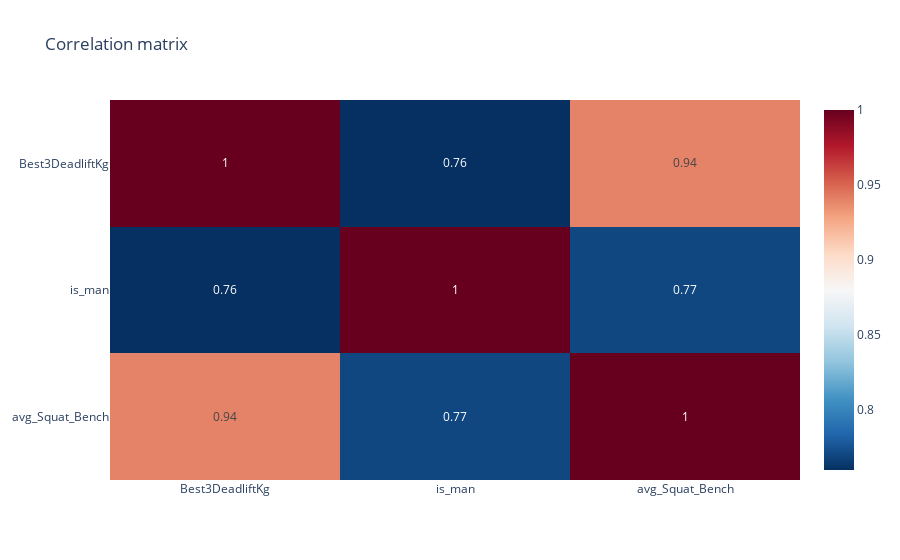

Notebook code cell kept with this figure:
### Markdown cell above
#### Correlation matrix

### Code cell
corr_data = full_data.copy()

# avg_Squat_Bench metric
corr_data['avg_Squat_Bench'] = round((corr_data['Best3SquatKg'] + corr_data['Best3BenchKg']) / 2, 2)

# Delete redundant columns
corr_data = corr_data.drop(columns = ['Age', 'BodyweightKg', 'Best3BenchKg', 'Best3SquatKg'])

# Visualize correlation
fig = px.imshow(corr_data.corr().round(2), 
                text_auto=True, 
                aspect="auto", 
                color_continuous_scale="RdBu_r", 
                title="Correlation matrix")

fig.show()

### Figure 1 — Plotly figure (JSON) as saved in the notebook; plotly's stock layout.template omitted (floating-point values rounded to 4 significant figures)
{"data": [{"coloraxis": "coloraxis", "hovertemplate": "x: %{x}<br>y: %{y}<br>color: %{z}<extra></extra>", "name": "0", "texttemplate": "%{z}", "type": "heatmap", "x": ["Best3DeadliftKg", "is_man", "avg_Squat_Bench"], "xaxis": "x", "y": ["Best3DeadliftKg", "is_man", "avg_Squat_Bench"], "yaxis": "y", "z": [[1, 0.76, 0.94], [0.76, 1, 0.77], [0.94, 0.77, 1]]}], "layout": {"coloraxis": {"colorscale": [[0, "rgb(5,48,97)"], [0.1, "rgb(33,102,172)"], [0.2, "rgb(67,147,195)"], [0.3, "rgb(146,197,222)"], [0.4, "rgb(209,229,240)"], [0.5, "rgb(247,247,247)"], [0.6, "rgb(253,219,199)"], [0.7, "rgb(244,165,130)"], [0.8, "rgb(214,96,77)"], [0.9, "rgb(178,24,43)"], [1, "rgb(103,0,31)"]]}, "title": {"text": "Correlation matrix"}, "xaxis": {"anchor": "y", "domain": [0, 1]}, "yaxis": {"anchor": "x", "autorange": "reversed", "domain": [0, 1]}}}
